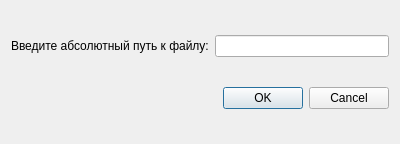
<?xml version="1.0" encoding="UTF-8"?>
<ui version="4.0">
 <class>Dialog</class>
 <widget class="QDialog" name="Dialog">
  <property name="geometry">
   <rect>
    <x>0</x>
    <y>0</y>
    <width>400</width>
    <height>144</height>
   </rect>
  </property>
  <property name="windowTitle">
   <string>Dialog</string>
  </property>
  <layout class="QVBoxLayout" name="verticalLayout">
   <item>
    <layout class="QHBoxLayout" name="horizontalLayout">
     <item>
      <widget class="QLabel" name="label">
       <property name="text">
        <string>Введите абсолютный путь к файлу:</string>
       </property>
      </widget>
     </item>
     <item>
      <widget class="QLineEdit" name="lineEdit"/>
     </item>
    </layout>
   </item>
   <item>
    <widget class="QDialogButtonBox" name="buttonBox">
     <property name="orientation">
      <enum>Qt::Horizontal</enum>
     </property>
     <property name="standardButtons">
      <set>QDialogButtonBox::Cancel|QDialogButtonBox::Ok</set>
     </property>
    </widget>
   </item>
  </layout>
 </widget>
 <resources/>
 <connections>
  <connection>
   <sender>buttonBox</sender>
   <signal>accepted()</signal>
   <receiver>Dialog</receiver>
   <slot>accept()</slot>
   <hints>
    <hint type="sourcelabel">
     <x>248</x>
     <y>254</y>
    </hint>
    <hint type="destinationlabel">
     <x>157</x>
     <y>274</y>
    </hint>
   </hints>
  </connection>
  <connection>
   <sender>buttonBox</sender>
   <signal>rejected()</signal>
   <receiver>Dialog</receiver>
   <slot>reject()</slot>
   <hints>
    <hint type="sourcelabel">
     <x>316</x>
     <y>260</y>
    </hint>
    <hint type="destinationlabel">
     <x>286</x>
     <y>274</y>
    </hint>
   </hints>
  </connection>
 </connections>
</ui>
